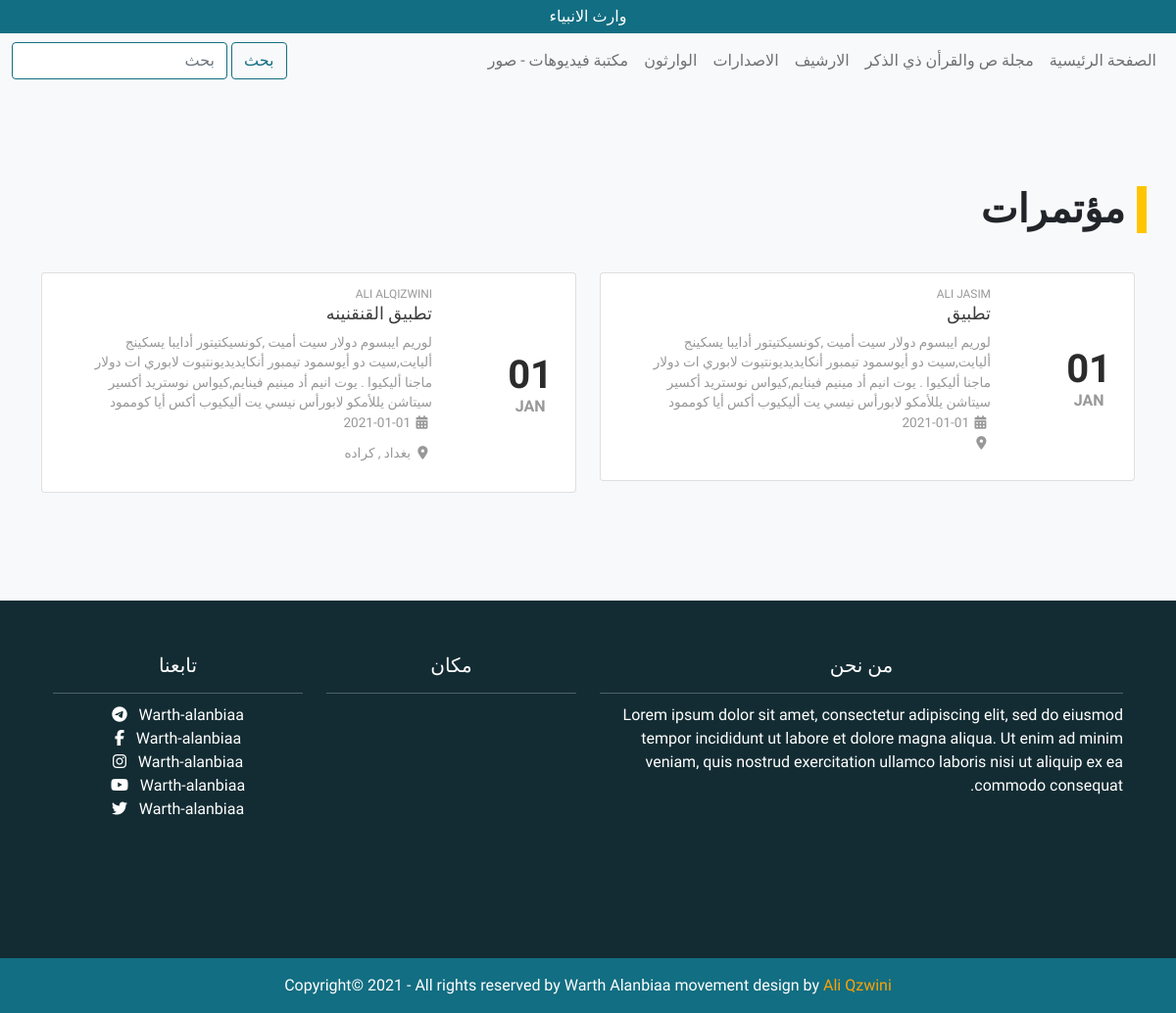
Screenshot of /documents/event.php with the database file from the repository.
### tables this page shows
CREATE TABLE `event` (
  `ID` int(6) UNSIGNED NOT NULL,
  `name` varchar(50) NOT NULL,
  `title` varchar(50) NOT NULL,
  `location` varchar(50) NOT NULL,
  `date` varchar(50) NOT NULL,
  `description` varchar(250) NOT NULL
);

CREATE TABLE `social` (
  `ID` int(6) UNSIGNED NOT NULL,
  `name` varchar(50) NOT NULL,
  `value` varchar(250) NOT NULL
);

### documents/event.php (the view, shortened to what this page needs)
<!doctype html>
<html lang="ar" dir="rtl">
<head>
    <link rel="stylesheet" href="https://cdn.jsdelivr.net/npm/bootstrap@5.0.0-beta1/dist/css/bootstrap.rtl.min.css"
>
    <link rel="stylesheet" href="../styles/style.css">
    <link rel="stylesheet" href="../styles/event.css">
</head>
<body>
    <?php include("../documents/global/nav.php") ?>
    <?php include("logic/pdo.php"); ?>
    <?php
    $results = $database->prepare("SELECT * FROM `event`");
    $results->execute();
    ?>
    <section class="container">
        <div class="row">
            <h1>مؤتمرات</h1>
            <?php foreach ($results  as $result) {
                $time = strtotime($result['date']);
                $monthformat = date('F', $time);
                $dayformat = date('d', $time);
            ?>
            <div class="col-md-6 col-sm-6 ">
                <article class="card fl-left">
                    <section class="date">
                        <time datetime="23th feb">
                            <span><?php echo $dayformat; ?></span><span><?php echo substr($monthformat, 0, 3); ?></span>
                        </time>
                    </section>
                    <section class="card-cont">
                        <small><?php echo $result['name'] ?></small>
                        <h3 class=" "><?php echo $result['title'] ?> </h3>
                        <span class="mtb-10"> <?php echo $result['description'] ?></span>
                        <div class="even-date">
                            <i class="fa fa-calendar"></i>
                            <time class="pr-1">
                                <span> <?php echo $result['date'] ?> </span>
                            </time>
                        </div>
                        <div class="even-info">
                            <i class="fa fa-map-marker"></i>
                            <p><?php echo $result['location'] ?>
                            </p>
                        </div>
                    </section>
                </article>
            </div>
            <?php
            }
            ?>
        </div>
    </section>
    <div class="footer">
        <?php include("../documents/global/footer.php") ?>
    </div>
</body>
</html>

### documents/global/nav.php (shortened to what this page needs)
<?php
include('./logic/db.php');
$sql = "SELECT * FROM social";
$social = $link->query($sql);
while ($urls = $social->fetch_array()) {
    switch ($urls['name']) {
        case "telegram":
            $telegram = trim($urls['value']);
            break;
        case "instagram":
            $instagram =  trim(
                $urls['value']
            );
            break;
        case "facebook":
            $facebook =  trim($urls['value']);
            break;
        case "youtube":
            $youtube = trim($urls['value']);
            break;
        case "twitter":
            $twitter = trim($urls['value']);
            break;
        default:
            $about = trim($urls['value']);
            break;
    }
}
?>
<div class="headnav">
    <div class="social " style="padding:5px;color:#fff;text-align: center;">
        وارث الانبياء
    </div>
</div>
<?php
$actual_link = "$_SERVER[REQUEST_URI]";
$arr = explode("/", $actual_link);
$last = end($arr);
?>
<div class="n-bar">
    <nav class="navbar navbar-expand-lg navbar-light bg-light">
        <div class="container-fluid">
            <div class="collapse navbar-collapse " id="navbarNavAltMarkup">
                <div class="navbar-nav">
                    <a class="nav-link
                     <?php if ($last == 'home.php') {
                            echo "active";
                        } ?>" href="../index.php"> الصفحة الرئيسية </a>
                    <a class="nav-link <?php if ($last == 'news.php') {
                                            echo "active";
                                        } ?>" href="news.php"> مجلة ص والقرأن ذي الذكر </a>
                    <a class="nav-link <?php if ($last == 'statment.php') {
                                            echo "active";
                                        } ?>" href="statment.php"> الارشيف </a>
                    <a class="nav-link <?php if ($last == 'speaker.php') {
                                            echo "active";
                                        } ?>" href="speaker.php"> الاصدارات </a>
                    <a class="nav-link <?php if ($last == 'parliament.php') {
                                            echo "active";
                                        } ?>" href="parliament.php"> الوارثون </a>
                    <a class="nav-link <?php if ($last == 'library.php') {
                                            echo "active";
                                        } ?>" href="library.php"> مكتبة فيديوهات - صور </a>
                </div>
            </div>
            <form class="d-flex " action="search.php" method="post">
                <button class="btn btn-outline-primary me-1" type="submit" name="submit"> بحث </button>
                <input class="form-control size" type="search" placeholder="بحث" aria-label="Search" name="searchtext">
            </form>
        </div>
</div>

### documents/global/footer.php
<footer class="bg-light text-center text-lg-start">
    <div class="container p-4">
        <div class="row">
            <div class="col-lg-6 col-md-12 mb-4 mb-md-0">
                <h5 class="text-uppercase"> من نحن </h5>
                <hr>
                <p>
                    <?php echo $about ?>
                </p>
            </div>
            <div class="col-lg-3 col-md-6 mb-4 mb-md-0">
                <h5 class="text-uppercase"> مكان </h5>
                <hr>
            </div>
            <div class="col-lg-3 col-md-6 mb-4 mb-md-0">
                <h5 class="text-uppercase mb-0"> تابعنا </h5>
                <hr>
                <ul class="list-unstyled">
                    <li>
                        <a href="<?php echo $telegram ?>" class="text-dark" target="_blank"> Warth-alanbiaa &nbsp;
                            <i class="fab fa-telegram-plane"></i></a>
                    </li>
                    <li>
                        <a href="<?php echo $facebook ?>" class="text-dark" target="_blank"> Warth-alanbiaa &nbsp;
                            <i class="fab fa-facebook-f "></i></a>
                    </li>
                    <li>
                        <a href="<?php echo $instagram ?>" class="text-dark" target="_blank"> Warth-alanbiaa &nbsp;
                            <i class="fab fa-instagram "></i></a>
                    </li>
                    <li>
                        <a href="<?php echo $youtube ?>" class="text-dark" target="_blank"> Warth-alanbiaa &nbsp; <i
                                class="fab fa-youtube "></i></a>
                    </li>
                    <li>
                        <a href="<?php echo $twitter ?>" class="text-dark" target="_blank"> Warth-alanbiaa &nbsp; <i
                                class="fab fa-twitter "></i></a>
                    </li>
                </ul>
            </div>
        </div>
    </div>
    <div class="text-center p-3 comp-co" style="background-color: rgba(0, 0, 0, 0.2)">
        Copyright© 2021 - All rights reserved by <a href="dashboard.php" class="text-dark">Warth
            Alanbiaa</a>
        movement
        design by
        <a class="text-dark comp" href="https://instagram.com/qzwini"> Ali Qzwini </a>
    </div>
</footer>

### styles/style.css (style rules this page uses)
* { font-family: "Almarai", sans-serif; font-weight: 300; }
.headnav { background-color: #126e82; }
.social { width: 161px; margin: 0 auto; }
.form-control { border-color: #126e82; color: #126e82; }
.size { width: 220px; }
.btn-outline-primary { border-color: #126e82; color: #126e82; }
.btn-outline-primary { color: #126e82; border-color: #126e82; }
.text-lg-start { background-color: #132c33 !important; color: #fff !important; }
.text-uppercase { margin-top: 30px; }
.text-uppercase, .list-unstyled, .text-dark { text-align: center; color: #fff !important; text-decoration: none; }
.comp-co { background-color: #126e82 !important; color: #fff !important; }
.comp { color: #ffa200 !important; font-weight: 400; }
hr { margin-bottom: 10px; }
.card { margin: 10px auto; width: 18rem; }

### styles/event.css (style rules this page uses)
* { margin: 0; padding: 0; border: 0; box-sizing: border-box; }
body { background-color: #f8f9fa; }
.fl-left { float: right; }
.container { margin: 100px auto; }
h1 { text-transform: uppercase; font-weight: 900; border-right: 10px solid #fec500; padding-right: 10px; margin-bottom: 30px; }
.row { overflow: hidden; }
.card { display: table-row; width: 100%; background-color: #fff; color: #989898; margin-bottom: 10px; text-transform: uppercase; border-radius: 0.25rem; position: relative; }
.date { display: table-cell; width: 100px; position: relative; text-align: center; }
.date:after { top: auto; bottom: -15px; }
.date time { display: block; position: absolute; top: 50%; -webkit-transform: translate(-50%, -50%); -ms-transform: translate(-50%, -50%); transform: translate(-50%, -50%); }
.date time span { display: block; }
.date time span:first-child { color: #2b2b2b; font-weight: 600; font-size: 250%; }
.date time span:last-child { text-transform: uppercase; font-weight: 600; margin-top: -10px; }
.card-cont { display: table-cell; width: 75%; font-size: 85%; padding: 10px 10px 30px 50px; }
.card-cont h3 { color: #3c3c3c; font-size: 130%; }
.card-cont > div { display: table-row; }
.card-cont .even-date i, .card-cont .even-info i, .card-cont .even-date time, .card-cont .even-info p { display: table-cell; }
.card-cont .even-date i, .card-cont .even-info i { padding: 5% 5% 0 0; }
.card-cont .even-info p { padding: 10px 10px 0 0; }
.mtb-10 { margin: 15px auto; }
.card-cont .even-date time span { display: block; }
.pr-1 { padding-right: 10px; }

### rows the page displays
event: date "01", date "JAN", name "ALI JASIM", title "تطبيق", description "لوريم ايبسوم دولار سيت أميت ,كونسيكتيتور أدايبا يسكينج أليايت,سيت دو أيوسمود تيمبور أنكايديديونتيوت لابوري ات دولار ماجنا أليكيوا . يوت انيم أد مينيم فينايم,كيواس نوستريد أكسير سيتاشن يللأمكو لابورأس نيسي يت أليكيوب أكس أيا كوممود", date "2021-01-01"
event: date "01", date "JAN", name "ALI ALQIZWINI", title "تطبيق القنقنينه", description "لوريم ايبسوم دولار سيت أميت ,كونسيكتيتور أدايبا يسكينج أليايت,سيت دو أيوسمود تيمبور أنكايديديونتيوت لابوري ات دولار ماجنا أليكيوا . يوت انيم أد مينيم فينايم,كيواس نوستريد أكسير سيتاشن يللأمكو لابورأس نيسي يت أليكيوب أكس أيا كوممود", date "2021-01-01", location "بغداد , كراده"
social: value "Lorem ipsum dolor sit amet, consectetur adipiscing elit, sed do eiusmod tempor incididunt ut labore et dolore magna aliqua. Ut enim ad minim veniam, quis nostrud exercitation ullamco laboris nisi ut aliquip ex ea commodo consequat."
